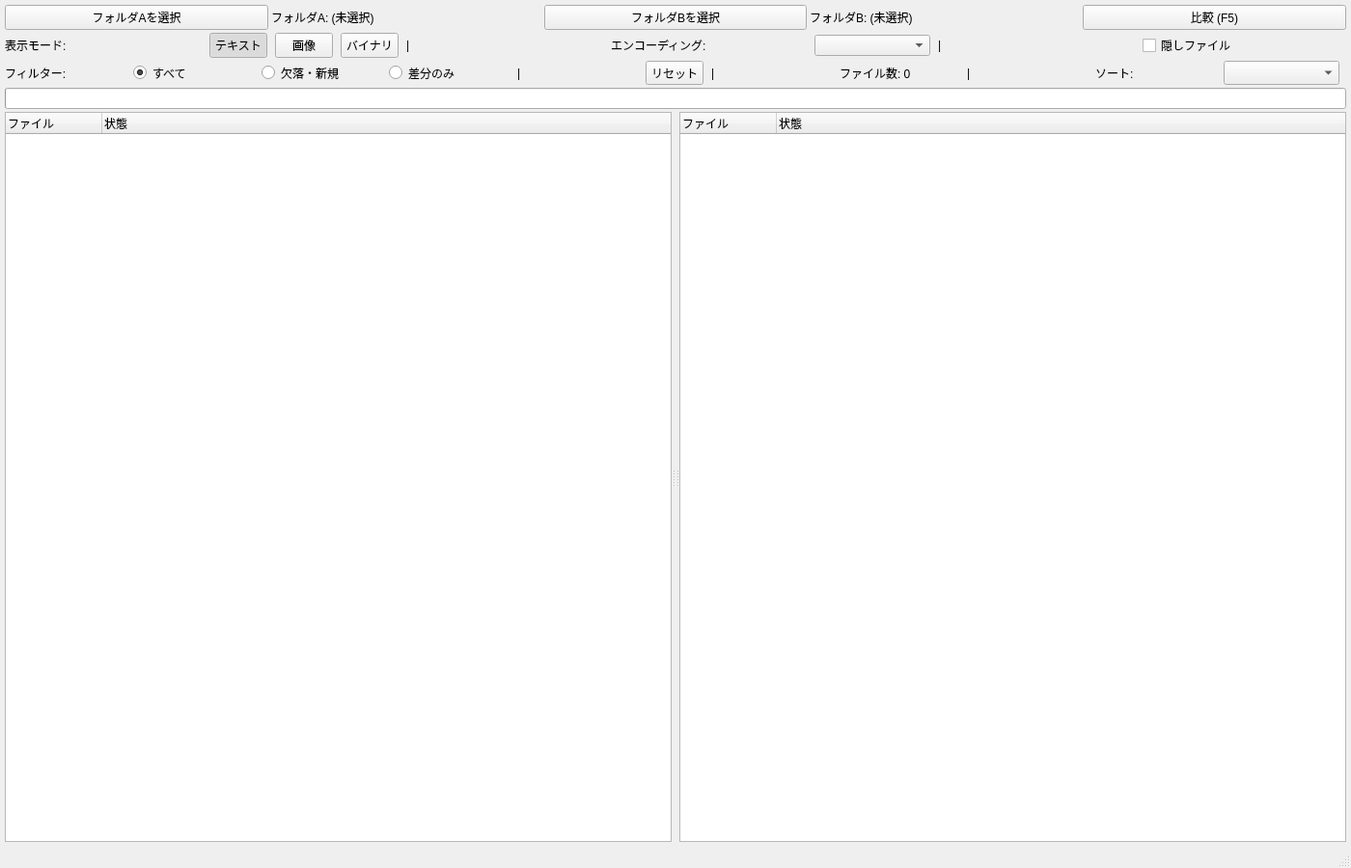
<?xml version="1.0" encoding="UTF-8"?>
<ui version="4.0">
    <class>DiffLoupe::MainWindow</class>
    <widget class="QMainWindow" name="DiffLoupe::MainWindow">
        <property name="geometry">
            <rect>
                <x>0</x>
                <y>0</y>
                <width>1400</width>
                <height>900</height>
            </rect>
        </property>
        <property name="windowTitle">
            <string>ディフルーペ - フォルダ差分表示</string>
        </property>
        <widget class="QWidget" name="centralwidget">
            <layout class="QVBoxLayout" name="mainLayout">
                <property name="spacing">
                    <number>3</number>
                </property>
                <property name="margin">
                    <number>5</number>
                </property>
                <item>
                    <!-- トップコントロール行 -->
                    <layout class="QHBoxLayout" name="topControlsLayout">
                        <item>
                            <widget class="QPushButton" name="selectFolderABtn">
                                <property name="text">
                                    <string>フォルダAを選択</string>
                                </property>
                            </widget>
                        </item>
                        <item>
                            <widget class="QLabel" name="folderALabel">
                                <property name="text">
                                    <string>フォルダA: (未選択)</string>
                                </property>
                            </widget>
                        </item>
                        <item>
                            <spacer name="horizontalSpacer1">
                                <property name="orientation">
                                    <enum>Qt::Horizontal</enum>
                                </property>
                            </spacer>
                        </item>
                        <item>
                            <widget class="QPushButton" name="selectFolderBBtn">
                                <property name="text">
                                    <string>フォルダBを選択</string>
                                </property>
                            </widget>
                        </item>
                        <item>
                            <widget class="QLabel" name="folderBLabel">
                                <property name="text">
                                    <string>フォルダB: (未選択)</string>
                                </property>
                            </widget>
                        </item>
                        <item>
                            <spacer name="horizontalSpacer2">
                                <property name="orientation">
                                    <enum>Qt::Horizontal</enum>
                                </property>
                            </spacer>
                        </item>
                        <item>
                            <widget class="QPushButton" name="compareBtn">
                                <property name="text">
                                    <string>比較 (F5)</string>
                                </property>
                            </widget>
                        </item>
                    </layout>
                </item>

                <item>
                    <!-- 設定行1: 表示モードとエンコーディング -->
                    <layout class="QHBoxLayout" name="settingsRow1">
                        <property name="spacing">
                            <number>8</number>
                        </property>
                        <item>
                            <widget class="QLabel" name="viewModeLabel">
                                <property name="text">
                                    <string>表示モード:</string>
                                </property>
                            </widget>
                        </item>
                        <item>
                            <widget class="QPushButton" name="textModeBtn">
                                <property name="text">
                                    <string>テキスト</string>
                                </property>
                                <property name="checkable">
                                    <bool>true</bool>
                                </property>
                                <property name="checked">
                                    <bool>true</bool>
                                </property>
                                <property name="maximumSize">
                                    <size>
                                        <width>60</width>
                                        <height>16777215</height>
                                    </size>
                                </property>
                            </widget>
                        </item>
                        <item>
                            <widget class="QPushButton" name="imageModeBtn">
                                <property name="text">
                                    <string>画像</string>
                                </property>
                                <property name="checkable">
                                    <bool>true</bool>
                                </property>
                                <property name="maximumSize">
                                    <size>
                                        <width>60</width>
                                        <height>16777215</height>
                                    </size>
                                </property>
                            </widget>
                        </item>
                        <item>
                            <widget class="QPushButton" name="hexModeBtn">
                                <property name="text">
                                    <string>バイナリ</string>
                                </property>
                                <property name="checkable">
                                    <bool>true</bool>
                                </property>
                                <property name="maximumSize">
                                    <size>
                                        <width>60</width>
                                        <height>16777215</height>
                                    </size>
                                </property>
                            </widget>
                        </item>
                        <item>
                            <widget class="QLabel" name="separator1">
                                <property name="text">
                                    <string>|</string>
                                </property>
                            </widget>
                        </item>
                        <item>
                            <widget class="QLabel" name="encodingLabel">
                                <property name="text">
                                    <string>エンコーディング:</string>
                                </property>
                            </widget>
                        </item>
                        <item>
                            <widget class="QComboBox" name="encodingCombo">
                                <property name="maximumSize">
                                    <size>
                                        <width>120</width>
                                        <height>16777215</height>
                                    </size>
                                </property>
                            </widget>
                        </item>
                        <item>
                            <widget class="QLabel" name="separator2">
                                <property name="text">
                                    <string>|</string>
                                </property>
                            </widget>
                        </item>
                        <item>
                            <widget class="QCheckBox" name="showHiddenCheckbox">
                                <property name="text">
                                    <string>隠しファイル</string>
                                </property>
                                <property name="toolTip">
                                    <string>ドットで始まるファイル・フォルダを表示します</string>
                                </property>
                            </widget>
                        </item>
                        <item>
                            <spacer name="horizontalSpacer3">
                                <property name="orientation">
                                    <enum>Qt::Horizontal</enum>
                                </property>
                            </spacer>
                        </item>
                    </layout>
                </item>

                <item>
                    <!-- 設定行2: フィルターとソート -->
                    <layout class="QHBoxLayout" name="settingsRow2">
                        <property name="spacing">
                            <number>8</number>
                        </property>
                        <property name="margin">
                            <number>0</number>
                        </property>
                        <item>
                            <widget class="QLabel" name="filterLabel">
                                <property name="text">
                                    <string>フィルター:</string>
                                </property>
                            </widget>
                        </item>
                        <item>
                            <widget class="QRadioButton" name="filterAllRadio">
                                <property name="text">
                                    <string>すべて</string>
                                </property>
                                <property name="checked">
                                    <bool>true</bool>
                                </property>
                                <property name="toolTip">
                                    <string>すべてのファイルを表示 (Ctrl+1)</string>
                                </property>
                                <property name="maximumSize">
                                    <size>
                                        <width>16777215</width>
                                        <height>25</height>
                                    </size>
                                </property>
                            </widget>
                        </item>
                        <item>
                            <widget class="QRadioButton" name="filterMissingRadio">
                                <property name="text">
                                    <string>欠落・新規</string>
                                </property>
                                <property name="toolTip">
                                    <string>欠落しているファイルや新規ファイルのみ表示 (Ctrl+2)</string>
                                </property>
                                <property name="maximumSize">
                                    <size>
                                        <width>16777215</width>
                                        <height>25</height>
                                    </size>
                                </property>
                            </widget>
                        </item>
                        <item>
                            <widget class="QRadioButton" name="filterDiffRadio">
                                <property name="text">
                                    <string>差分のみ</string>
                                </property>
                                <property name="toolTip">
                                    <string>内容に差分があるファイルのみ表示 (Ctrl+3)</string>
                                </property>
                                <property name="maximumSize">
                                    <size>
                                        <width>16777215</width>
                                        <height>25</height>
                                    </size>
                                </property>
                            </widget>
                        </item>
                        <item>
                            <widget class="QLabel" name="separator3">
                                <property name="text">
                                    <string>|</string>
                                </property>
                            </widget>
                        </item>
                        <item>
                            <widget class="QPushButton" name="filterResetBtn">
                                <property name="text">
                                    <string>リセット</string>
                                </property>
                                <property name="toolTip">
                                    <string>フィルターをリセットしてすべて表示 (Ctrl+R)</string>
                                </property>
                                <property name="maximumSize">
                                    <size>
                                        <width>60</width>
                                        <height>25</height>
                                    </size>
                                </property>
                            </widget>
                        </item>
                        <item>
                            <widget class="QLabel" name="separator4">
                                <property name="text">
                                    <string>|</string>
                                </property>
                            </widget>
                        </item>
                        <item>
                            <widget class="QLabel" name="fileCountLabel">
                                <property name="text">
                                    <string>ファイル数: 0</string>
                                </property>
                                <property name="minimumSize">
                                    <size>
                                        <width>100</width>
                                        <height>0</height>
                                    </size>
                                </property>
                                <property name="maximumSize">
                                    <size>
                                        <width>16777215</width>
                                        <height>25</height>
                                    </size>
                                </property>
                            </widget>
                        </item>
                        <item>
                            <widget class="QLabel" name="separator5">
                                <property name="text">
                                    <string>|</string>
                                </property>
                            </widget>
                        </item>
                        <item>
                            <widget class="QLabel" name="sortLabel">
                                <property name="text">
                                    <string>ソート:</string>
                                </property>
                            </widget>
                        </item>
                        <item>
                            <widget class="QComboBox" name="sortCombo">
                                <property name="toolTip">
                                    <string>ファイルの並び順を選択</string>
                                </property>
                                <property name="maximumSize">
                                    <size>
                                        <width>120</width>
                                        <height>25</height>
                                    </size>
                                </property>
                            </widget>
                        </item>
                        <item>
                            <spacer name="horizontalSpacer4">
                                <property name="orientation">
                                    <enum>Qt::Horizontal</enum>
                                </property>
                            </spacer>
                        </item>
                    </layout>
                </item>

                <item>
                    <!-- プログレスバー -->
                    <widget class="QProgressBar" name="progressBar">
                        <property name="visible">
                            <bool>false</bool>
                        </property>
                    </widget>
                </item>

                <item>
                    <!-- メインスプリッター -->
                    <widget class="QSplitter" name="mainSplitter">
                        <property name="orientation">
                            <enum>Qt::Horizontal</enum>
                        </property>
                        <widget class="QTreeWidget" name="treeA">
                            <column>
                                <property name="text">
                                    <string>ファイル</string>
                                </property>
                            </column>
                            <column>
                                <property name="text">
                                    <string>状態</string>
                                </property>
                            </column>
                        </widget>
                        <widget class="QStackedWidget" name="viewerStack"/>
                        <widget class="QTreeWidget" name="treeB">
                            <column>
                                <property name="text">
                                    <string>ファイル</string>
                                </property>
                            </column>
                            <column>
                                <property name="text">
                                    <string>状態</string>
                                </property>
                            </column>
                        </widget>
                    </widget>
                </item>
            </layout>
        </widget>
        <widget class="QMenuBar" name="menubar">
            <property name="geometry">
                <rect>
                    <x>0</x>
                    <y>0</y>
                    <width>1400</width>
                    <height>22</height>
                </rect>
            </property>
        </widget>
        <widget class="QStatusBar" name="statusbar"/>
    </widget>
    <resources/>
    <connections/>
</ui>
